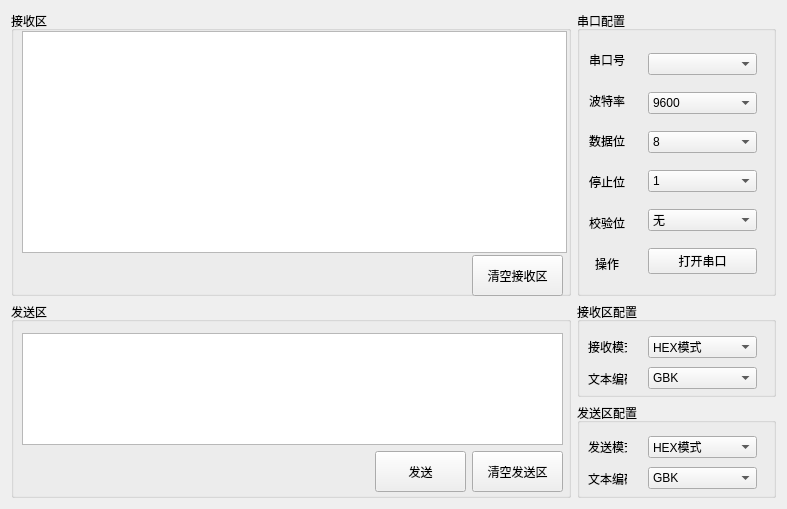
<?xml version="1.0" encoding="UTF-8"?>
<ui version="4.0">
 <class>SerialDebugAssistantClass</class>
 <widget class="QWidget" name="SerialDebugAssistantClass">
  <property name="geometry">
   <rect>
    <x>0</x>
    <y>0</y>
    <width>787</width>
    <height>509</height>
   </rect>
  </property>
  <property name="minimumSize">
   <size>
    <width>787</width>
    <height>509</height>
   </size>
  </property>
  <property name="maximumSize">
   <size>
    <width>787</width>
    <height>509</height>
   </size>
  </property>
  <property name="windowTitle">
   <string>串口调试助手</string>
  </property>
  <layout class="QGridLayout" name="gridLayout" columnstretch="3,1,0,0">
   <item row="10" column="1" colspan="3">
    <widget class="QGroupBox" name="groupBox_4">
     <property name="title">
      <string>接收区配置</string>
     </property>
     <widget class="QWidget" name="verticalLayoutWidget_3">
      <property name="geometry">
       <rect>
        <x>0</x>
        <y>20</y>
        <width>61</width>
        <height>81</height>
       </rect>
      </property>
      <layout class="QVBoxLayout" name="verticalLayout_3">
       <item alignment="Qt::AlignmentFlag::AlignHCenter">
        <widget class="QLabel" name="label_7">
         <property name="text">
          <string>接收模式</string>
         </property>
        </widget>
       </item>
       <item alignment="Qt::AlignmentFlag::AlignHCenter">
        <widget class="QLabel" name="label_8">
         <property name="text">
          <string>文本编码</string>
         </property>
        </widget>
       </item>
      </layout>
     </widget>
     <widget class="QWidget" name="verticalLayoutWidget_4">
      <property name="geometry">
       <rect>
        <x>60</x>
        <y>20</y>
        <width>131</width>
        <height>81</height>
       </rect>
      </property>
      <layout class="QVBoxLayout" name="verticalLayout_4">
       <item>
        <widget class="QComboBox" name="comboRxMode">
         <item>
          <property name="text">
           <string>HEX模式</string>
          </property>
         </item>
         <item>
          <property name="text">
           <string>文本模式</string>
          </property>
         </item>
        </widget>
       </item>
       <item>
        <widget class="QComboBox" name="comboRxEncode">
         <item>
          <property name="text">
           <string>GBK</string>
          </property>
         </item>
         <item>
          <property name="text">
           <string>UTF-8</string>
          </property>
         </item>
        </widget>
       </item>
      </layout>
     </widget>
    </widget>
   </item>
   <item row="11" column="1" colspan="3">
    <widget class="QGroupBox" name="groupBox_5">
     <property name="title">
      <string>发送区配置</string>
     </property>
     <widget class="QWidget" name="verticalLayoutWidget_5">
      <property name="geometry">
       <rect>
        <x>0</x>
        <y>19</y>
        <width>61</width>
        <height>81</height>
       </rect>
      </property>
      <layout class="QVBoxLayout" name="verticalLayout_5">
       <item alignment="Qt::AlignmentFlag::AlignHCenter">
        <widget class="QLabel" name="label_10">
         <property name="text">
          <string>发送模式</string>
         </property>
        </widget>
       </item>
       <item alignment="Qt::AlignmentFlag::AlignHCenter">
        <widget class="QLabel" name="label_9">
         <property name="text">
          <string>文本编码</string>
         </property>
        </widget>
       </item>
      </layout>
     </widget>
     <widget class="QWidget" name="verticalLayoutWidget_6">
      <property name="geometry">
       <rect>
        <x>60</x>
        <y>19</y>
        <width>131</width>
        <height>81</height>
       </rect>
      </property>
      <layout class="QVBoxLayout" name="verticalLayout_6">
       <item>
        <widget class="QComboBox" name="comboTxMode">
         <item>
          <property name="text">
           <string>HEX模式</string>
          </property>
         </item>
         <item>
          <property name="text">
           <string>文本模式</string>
          </property>
         </item>
        </widget>
       </item>
       <item>
        <widget class="QComboBox" name="comboTxEncode">
         <item>
          <property name="text">
           <string>GBK</string>
          </property>
         </item>
         <item>
          <property name="text">
           <string>UTF-8</string>
          </property>
         </item>
        </widget>
       </item>
      </layout>
     </widget>
    </widget>
   </item>
   <item row="7" column="0" rowspan="3">
    <widget class="QGroupBox" name="groupBox">
     <property name="title">
      <string>接收区</string>
     </property>
     <widget class="QWidget" name="widget" native="true">
      <property name="geometry">
       <rect>
        <x>0</x>
        <y>9</y>
        <width>563</width>
        <height>287</height>
       </rect>
      </property>
      <property name="sizePolicy">
       <sizepolicy hsizetype="Preferred" vsizetype="Preferred">
        <horstretch>0</horstretch>
        <verstretch>0</verstretch>
       </sizepolicy>
      </property>
      <property name="minimumSize">
       <size>
        <width>563</width>
        <height>241</height>
       </size>
      </property>
      <property name="layoutDirection">
       <enum>Qt::LayoutDirection::LeftToRight</enum>
      </property>
      <layout class="QGridLayout" name="gridLayout_2" rowstretch="0,0" columnstretch="0,0">
       <item row="1" column="1">
        <widget class="QPushButton" name="key_COM_Tx2">
         <property name="minimumSize">
          <size>
           <width>91</width>
           <height>41</height>
          </size>
         </property>
         <property name="maximumSize">
          <size>
           <width>91</width>
           <height>41</height>
          </size>
         </property>
         <property name="text">
          <string>清空接收区</string>
         </property>
        </widget>
       </item>
       <item row="0" column="0" colspan="2">
        <widget class="QTextBrowser" name="textBrowser">
         <property name="sizePolicy">
          <sizepolicy hsizetype="Expanding" vsizetype="Expanding">
           <horstretch>0</horstretch>
           <verstretch>0</verstretch>
          </sizepolicy>
         </property>
         <property name="minimumSize">
          <size>
           <width>545</width>
           <height>222</height>
          </size>
         </property>
        </widget>
       </item>
      </layout>
     </widget>
    </widget>
   </item>
   <item row="7" column="1" rowspan="3" colspan="3">
    <widget class="QGroupBox" name="groupBox_3">
     <property name="minimumSize">
      <size>
       <width>0</width>
       <height>0</height>
      </size>
     </property>
     <property name="maximumSize">
      <size>
       <width>16777215</width>
       <height>16777215</height>
      </size>
     </property>
     <property name="title">
      <string>串口配置</string>
     </property>
     <widget class="QWidget" name="verticalLayoutWidget">
      <property name="geometry">
       <rect>
        <x>0</x>
        <y>20</y>
        <width>61</width>
        <height>261</height>
       </rect>
      </property>
      <layout class="QVBoxLayout" name="verticalLayout">
       <item alignment="Qt::AlignmentFlag::AlignHCenter">
        <widget class="QLabel" name="label">
         <property name="text">
          <string>串口号</string>
         </property>
        </widget>
       </item>
       <item alignment="Qt::AlignmentFlag::AlignHCenter">
        <widget class="QLabel" name="label_2">
         <property name="text">
          <string>波特率</string>
         </property>
        </widget>
       </item>
       <item alignment="Qt::AlignmentFlag::AlignHCenter">
        <widget class="QLabel" name="label_3">
         <property name="text">
          <string>数据位</string>
         </property>
        </widget>
       </item>
       <item alignment="Qt::AlignmentFlag::AlignHCenter">
        <widget class="QLabel" name="label_4">
         <property name="text">
          <string>停止位</string>
         </property>
        </widget>
       </item>
       <item alignment="Qt::AlignmentFlag::AlignHCenter">
        <widget class="QLabel" name="label_5">
         <property name="text">
          <string>校验位</string>
         </property>
        </widget>
       </item>
       <item alignment="Qt::AlignmentFlag::AlignHCenter">
        <widget class="QLabel" name="label_6">
         <property name="text">
          <string>操作</string>
         </property>
        </widget>
       </item>
      </layout>
     </widget>
     <widget class="QWidget" name="verticalLayoutWidget_2">
      <property name="geometry">
       <rect>
        <x>60</x>
        <y>20</y>
        <width>131</width>
        <height>271</height>
       </rect>
      </property>
      <layout class="QVBoxLayout" name="verticalLayout_2">
       <item>
        <widget class="QComboBox" name="comboBox_available_COM"/>
       </item>
       <item>
        <widget class="QComboBox" name="comboBox_baudRate">
         <item>
          <property name="text">
           <string>9600</string>
          </property>
         </item>
         <item>
          <property name="text">
           <string>57600</string>
          </property>
         </item>
         <item>
          <property name="text">
           <string>4800</string>
          </property>
         </item>
         <item>
          <property name="text">
           <string>1200</string>
          </property>
         </item>
         <item>
          <property name="text">
           <string>2400</string>
          </property>
         </item>
         <item>
          <property name="text">
           <string>38400</string>
          </property>
         </item>
         <item>
          <property name="text">
           <string>19200</string>
          </property>
         </item>
         <item>
          <property name="text">
           <string>115200</string>
          </property>
         </item>
        </widget>
       </item>
       <item>
        <widget class="QComboBox" name="comboBox_dataBits">
         <item>
          <property name="text">
           <string>8</string>
          </property>
         </item>
         <item>
          <property name="text">
           <string>7</string>
          </property>
         </item>
         <item>
          <property name="text">
           <string>6</string>
          </property>
         </item>
         <item>
          <property name="text">
           <string>5</string>
          </property>
         </item>
        </widget>
       </item>
       <item>
        <widget class="QComboBox" name="comboBox_stopBits">
         <item>
          <property name="text">
           <string>1</string>
          </property>
         </item>
         <item>
          <property name="text">
           <string>1.5</string>
          </property>
         </item>
         <item>
          <property name="text">
           <string>2</string>
          </property>
         </item>
        </widget>
       </item>
       <item>
        <widget class="QComboBox" name="comboBox_checkBits">
         <item>
          <property name="text">
           <string>无</string>
          </property>
         </item>
         <item>
          <property name="text">
           <string>奇校验</string>
          </property>
         </item>
         <item>
          <property name="text">
           <string>偶校验</string>
          </property>
         </item>
        </widget>
       </item>
       <item>
        <widget class="QPushButton" name="key_open_COM">
         <property name="text">
          <string>打开串口</string>
         </property>
        </widget>
       </item>
      </layout>
     </widget>
    </widget>
   </item>
   <item row="10" column="0" rowspan="2">
    <widget class="QGroupBox" name="groupBox_2">
     <property name="title">
      <string>发送区</string>
     </property>
     <widget class="QWidget" name="widget_2" native="true">
      <property name="geometry">
       <rect>
        <x>0</x>
        <y>20</y>
        <width>563</width>
        <height>181</height>
       </rect>
      </property>
      <layout class="QGridLayout" name="gridLayout_3">
       <item row="2" column="6" alignment="Qt::AlignmentFlag::AlignRight|Qt::AlignmentFlag::AlignBottom">
        <widget class="QPushButton" name="key_COM_Tx1">
         <property name="minimumSize">
          <size>
           <width>91</width>
           <height>41</height>
          </size>
         </property>
         <property name="maximumSize">
          <size>
           <width>91</width>
           <height>41</height>
          </size>
         </property>
         <property name="text">
          <string>清空发送区</string>
         </property>
        </widget>
       </item>
       <item row="1" column="1" colspan="6">
        <widget class="QTextEdit" name="textEdit"/>
       </item>
       <item row="2" column="5">
        <widget class="QPushButton" name="key_COM_Tx">
         <property name="minimumSize">
          <size>
           <width>91</width>
           <height>41</height>
          </size>
         </property>
         <property name="maximumSize">
          <size>
           <width>91</width>
           <height>41</height>
          </size>
         </property>
         <property name="text">
          <string>发送</string>
         </property>
        </widget>
       </item>
      </layout>
     </widget>
    </widget>
   </item>
  </layout>
 </widget>
 <layoutdefault spacing="6" margin="11"/>
 <resources/>
 <connections/>
</ui>
